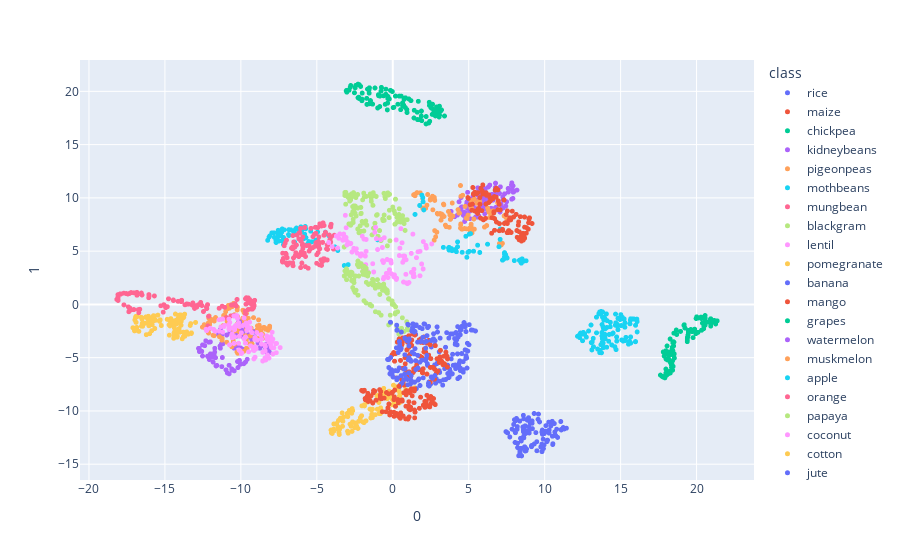

The notebook cell saved with this chart:
### Code cell
tsne = TSNE(n_components=3, random_state=0, perplexity=45, n_iter=1000)
projections_tsne = tsne.fit_transform(dataframe_escalado, )

fig = px.scatter(
    projections_tsne, x=0, y=1, #z=2,
    color=dataframe['label'], labels={'color': 'class'}
)
fig.update_traces(marker_size=5)
fig.show()
